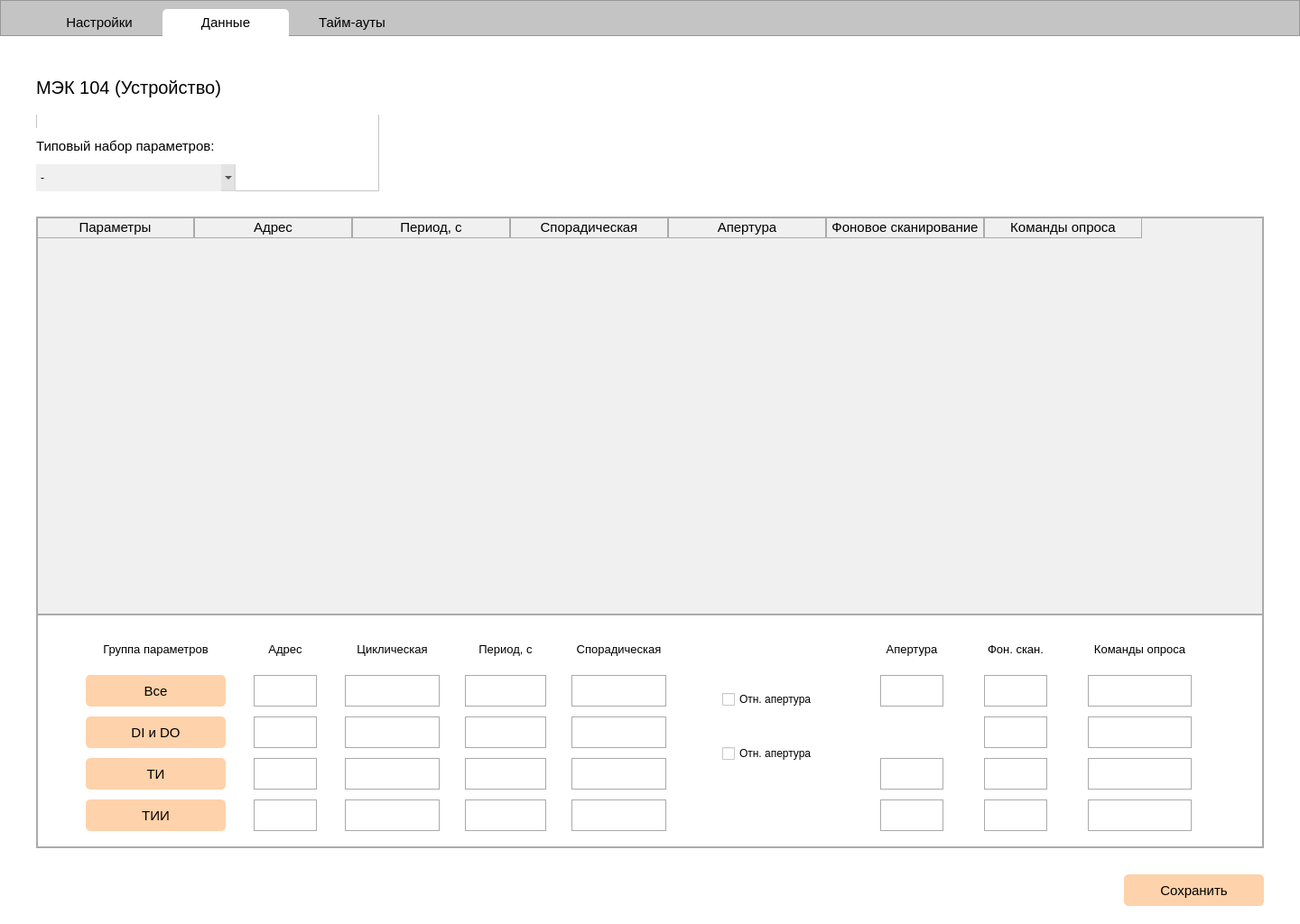
<?xml version="1.0" encoding="UTF-8"?>
<ui version="4.0">
 <class>Form</class>
 <widget class="QWidget" name="Form">
  <property name="geometry">
   <rect>
    <x>0</x>
    <y>0</y>
    <width>1440</width>
    <height>1024</height>
   </rect>
  </property>
  <property name="font">
   <font>
    <pointsize>8</pointsize>
   </font>
  </property>
  <property name="windowTitle">
   <string>Telemechanics</string>
  </property>
  <property name="styleSheet">
   <string notr="true">QWidget {
	background-color: white;
}</string>
  </property>
  <widget class="QFrame" name="frame_8">
   <property name="geometry">
    <rect>
     <x>0</x>
     <y>0</y>
     <width>1440</width>
     <height>40</height>
    </rect>
   </property>
   <property name="styleSheet">
    <string notr="true">QFrame { background-color: #c4c4c4; }</string>
   </property>
   <property name="frameShape">
    <enum>QFrame::StyledPanel</enum>
   </property>
   <property name="frameShadow">
    <enum>QFrame::Raised</enum>
   </property>
   <widget class="QPushButton" name="pushButton">
    <property name="geometry">
     <rect>
      <x>40</x>
      <y>10</y>
      <width>140</width>
      <height>30</height>
     </rect>
    </property>
    <property name="font">
     <font>
      <pointsize>11</pointsize>
     </font>
    </property>
    <property name="styleSheet">
     <string notr="true">QPushButton { border: none; border-top-left-radius: 5px; border-top-right-radius: 5px; background-color: transparent; }</string>
    </property>
    <property name="text">
     <string>Настройки</string>
    </property>
   </widget>
   <widget class="QPushButton" name="pushButton_2">
    <property name="geometry">
     <rect>
      <x>180</x>
      <y>10</y>
      <width>140</width>
      <height>30</height>
     </rect>
    </property>
    <property name="font">
     <font>
      <pointsize>11</pointsize>
     </font>
    </property>
    <property name="styleSheet">
     <string notr="true">QPushButton { border: none; border-top-left-radius: 5px; border-top-right-radius: 5px; }</string>
    </property>
    <property name="text">
     <string>Данные</string>
    </property>
   </widget>
   <widget class="QPushButton" name="pushButton_8">
    <property name="geometry">
     <rect>
      <x>320</x>
      <y>10</y>
      <width>140</width>
      <height>30</height>
     </rect>
    </property>
    <property name="font">
     <font>
      <pointsize>11</pointsize>
     </font>
    </property>
    <property name="styleSheet">
     <string notr="true">QPushButton { background-color: transparent; border: none; border-top-left-radius: 5px; border-top-right-radius: 5px; }</string>
    </property>
    <property name="text">
     <string>Тайм-ауты</string>
    </property>
   </widget>
  </widget>
  <widget class="QFrame" name="frame_9">
   <property name="geometry">
    <rect>
     <x>40</x>
     <y>67</y>
     <width>380</width>
     <height>145</height>
    </rect>
   </property>
   <property name="frameShape">
    <enum>QFrame::StyledPanel</enum>
   </property>
   <property name="frameShadow">
    <enum>QFrame::Raised</enum>
   </property>
   <widget class="QLabel" name="label_8">
    <property name="geometry">
     <rect>
      <x>0</x>
      <y>0</y>
      <width>380</width>
      <height>60</height>
     </rect>
    </property>
    <property name="font">
     <font>
      <pointsize>15</pointsize>
     </font>
    </property>
    <property name="text">
     <string>МЭК 104 (Устройство)</string>
    </property>
   </widget>
   <widget class="QFrame" name="frame_16">
    <property name="geometry">
     <rect>
      <x>0</x>
      <y>75</y>
      <width>221</width>
      <height>70</height>
     </rect>
    </property>
    <property name="styleSheet">
     <string notr="true">QFrame { border: none; }</string>
    </property>
    <property name="frameShape">
     <enum>QFrame::StyledPanel</enum>
    </property>
    <property name="frameShadow">
     <enum>QFrame::Raised</enum>
    </property>
    <widget class="QLabel" name="label_15">
     <property name="geometry">
      <rect>
       <x>0</x>
       <y>0</y>
       <width>221</width>
       <height>40</height>
      </rect>
     </property>
     <property name="font">
      <font>
       <pointsize>11</pointsize>
      </font>
     </property>
     <property name="text">
      <string>Типовый набор параметров:</string>
     </property>
    </widget>
    <widget class="QComboBox" name="comboBox">
     <property name="geometry">
      <rect>
       <x>0</x>
       <y>40</y>
       <width>221</width>
       <height>30</height>
      </rect>
     </property>
     <property name="styleSheet">
      <string notr="true">QComboBox { border: none; background-color: rgb(130, 130, 130, 30); }</string>
     </property>
     <item>
      <property name="text">
       <string>-</string>
      </property>
     </item>
    </widget>
   </widget>
  </widget>
  <widget class="QPushButton" name="pushButton_3">
   <property name="geometry">
    <rect>
     <x>1245</x>
     <y>969</y>
     <width>155</width>
     <height>35</height>
    </rect>
   </property>
   <property name="font">
    <font>
     <pointsize>11</pointsize>
    </font>
   </property>
   <property name="styleSheet">
    <string notr="true">QPushButton { border-radius: 5px; background-color: #FED2AA; }</string>
   </property>
   <property name="text">
    <string>Сохранить</string>
   </property>
  </widget>
  <widget class="QFrame" name="frame">
   <property name="geometry">
    <rect>
     <x>40</x>
     <y>240</y>
     <width>1360</width>
     <height>700</height>
    </rect>
   </property>
   <property name="styleSheet">
    <string notr="true">QFrame { background-color: rgba(130, 130, 130, 30); border: 2px solid #aaa; }</string>
   </property>
   <property name="frameShape">
    <enum>QFrame::StyledPanel</enum>
   </property>
   <property name="frameShadow">
    <enum>QFrame::Raised</enum>
   </property>
   <widget class="QTableWidget" name="tableWidget">
    <property name="geometry">
     <rect>
      <x>0</x>
      <y>0</y>
      <width>1225</width>
      <height>700</height>
     </rect>
    </property>
    <property name="styleSheet">
     <string notr="true">QTableWidget { border: none; }
QTableWidget QHeaderView { border: none; }
QTableWidget, QTableWidget QHeaderView:section, QTableWidget QHeaderView {
	 background-color: transparent; 
}
QHeaderView::section { border: 1px solid #aaa; }</string>
    </property>
    <property name="textElideMode">
     <enum>Qt::ElideLeft</enum>
    </property>
    <property name="verticalScrollMode">
     <enum>QAbstractItemView::ScrollPerItem</enum>
    </property>
    <property name="showGrid">
     <bool>true</bool>
    </property>
    <property name="wordWrap">
     <bool>true</bool>
    </property>
    <property name="rowCount">
     <number>16</number>
    </property>
    <attribute name="horizontalHeaderCascadingSectionResizes">
     <bool>false</bool>
    </attribute>
    <attribute name="horizontalHeaderDefaultSectionSize">
     <number>175</number>
    </attribute>
    <attribute name="horizontalHeaderHighlightSections">
     <bool>false</bool>
    </attribute>
    <attribute name="horizontalHeaderShowSortIndicator" stdset="0">
     <bool>false</bool>
    </attribute>
    <attribute name="horizontalHeaderStretchLastSection">
     <bool>false</bool>
    </attribute>
    <attribute name="verticalHeaderVisible">
     <bool>false</bool>
    </attribute>
    <row>
     <property name="text">
      <string>1</string>
     </property>
    </row>
    <row>
     <property name="text">
      <string>2</string>
     </property>
    </row>
    <row>
     <property name="text">
      <string>3</string>
     </property>
    </row>
    <row>
     <property name="text">
      <string>4</string>
     </property>
    </row>
    <row>
     <property name="text">
      <string>5</string>
     </property>
    </row>
    <row>
     <property name="text">
      <string>6</string>
     </property>
    </row>
    <row>
     <property name="text">
      <string>7</string>
     </property>
    </row>
    <row>
     <property name="text">
      <string>8</string>
     </property>
    </row>
    <row>
     <property name="text">
      <string>9</string>
     </property>
    </row>
    <row>
     <property name="text">
      <string>10</string>
     </property>
    </row>
    <row>
     <property name="text">
      <string>11</string>
     </property>
    </row>
    <row>
     <property name="text">
      <string>12</string>
     </property>
    </row>
    <row>
     <property name="text">
      <string>13</string>
     </property>
    </row>
    <row>
     <property name="text">
      <string>15</string>
     </property>
    </row>
    <row/>
    <row/>
    <column>
     <property name="text">
      <string>Параметры</string>
     </property>
     <property name="font">
      <font>
       <pointsize>11</pointsize>
      </font>
     </property>
    </column>
    <column>
     <property name="text">
      <string>Адрес</string>
     </property>
     <property name="font">
      <font>
       <pointsize>11</pointsize>
      </font>
     </property>
     <property name="background">
      <color alpha="0">
       <red>0</red>
       <green>0</green>
       <blue>0</blue>
      </color>
     </property>
    </column>
    <column>
     <property name="text">
      <string>Период, с</string>
     </property>
     <property name="font">
      <font>
       <pointsize>11</pointsize>
      </font>
     </property>
     <property name="background">
      <color alpha="0">
       <red>0</red>
       <green>0</green>
       <blue>0</blue>
      </color>
     </property>
    </column>
    <column>
     <property name="text">
      <string>Спорадическая</string>
     </property>
     <property name="font">
      <font>
       <pointsize>11</pointsize>
       <strikeout>false</strikeout>
       <kerning>false</kerning>
      </font>
     </property>
     <property name="background">
      <color alpha="0">
       <red>0</red>
       <green>0</green>
       <blue>0</blue>
      </color>
     </property>
    </column>
    <column>
     <property name="text">
      <string>Апертура</string>
     </property>
     <property name="font">
      <font>
       <pointsize>11</pointsize>
      </font>
     </property>
     <property name="background">
      <color alpha="0">
       <red>0</red>
       <green>0</green>
       <blue>0</blue>
      </color>
     </property>
    </column>
    <column>
     <property name="text">
      <string>Фоновое сканирование</string>
     </property>
     <property name="font">
      <font>
       <pointsize>11</pointsize>
       <kerning>false</kerning>
      </font>
     </property>
     <property name="background">
      <color alpha="0">
       <red>0</red>
       <green>0</green>
       <blue>0</blue>
      </color>
     </property>
    </column>
    <column>
     <property name="text">
      <string>Команды опроса</string>
     </property>
     <property name="font">
      <font>
       <pointsize>11</pointsize>
      </font>
     </property>
     <property name="background">
      <color alpha="0">
       <red>0</red>
       <green>0</green>
       <blue>0</blue>
      </color>
     </property>
    </column>
   </widget>
   <widget class="QFrame" name="frame_2">
    <property name="geometry">
     <rect>
      <x>0</x>
      <y>440</y>
      <width>1360</width>
      <height>260</height>
     </rect>
    </property>
    <property name="styleSheet">
     <string notr="true">QFrame { background-color: white; border: 2px solid #aaa; }</string>
    </property>
    <property name="frameShape">
     <enum>QFrame::StyledPanel</enum>
    </property>
    <property name="frameShadow">
     <enum>QFrame::Raised</enum>
    </property>
    <widget class="QFrame" name="frame_3">
     <property name="geometry">
      <rect>
       <x>55</x>
       <y>22</y>
       <width>155</width>
       <height>219</height>
      </rect>
     </property>
     <property name="styleSheet">
      <string notr="true">QFrame { border: none; }</string>
     </property>
     <property name="frameShape">
      <enum>QFrame::StyledPanel</enum>
     </property>
     <property name="frameShadow">
      <enum>QFrame::Raised</enum>
     </property>
     <widget class="QLabel" name="label">
      <property name="geometry">
       <rect>
        <x>0</x>
        <y>0</y>
        <width>155</width>
        <height>35</height>
       </rect>
      </property>
      <property name="font">
       <font>
        <pointsize>10</pointsize>
       </font>
      </property>
      <property name="styleSheet">
       <string notr="true">QLabel { border: none; }</string>
      </property>
      <property name="text">
       <string>Группа параметров</string>
      </property>
      <property name="alignment">
       <set>Qt::AlignCenter</set>
      </property>
     </widget>
     <widget class="QPushButton" name="pushButton_4">
      <property name="geometry">
       <rect>
        <x>0</x>
        <y>46</y>
        <width>155</width>
        <height>35</height>
       </rect>
      </property>
      <property name="font">
       <font>
        <pointsize>11</pointsize>
       </font>
      </property>
      <property name="styleSheet">
       <string notr="true">QPushButton { border-radius: 5px; background-color: #FED2AA; }</string>
      </property>
      <property name="text">
       <string>Все</string>
      </property>
     </widget>
     <widget class="QPushButton" name="pushButton_7">
      <property name="geometry">
       <rect>
        <x>0</x>
        <y>138</y>
        <width>155</width>
        <height>35</height>
       </rect>
      </property>
      <property name="font">
       <font>
        <pointsize>11</pointsize>
       </font>
      </property>
      <property name="styleSheet">
       <string notr="true">QPushButton { border-radius: 5px; background-color: #FED2AA; }</string>
      </property>
      <property name="text">
       <string>ТИ</string>
      </property>
     </widget>
     <widget class="QPushButton" name="pushButton_5">
      <property name="geometry">
       <rect>
        <x>0</x>
        <y>92</y>
        <width>155</width>
        <height>35</height>
       </rect>
      </property>
      <property name="font">
       <font>
        <pointsize>11</pointsize>
       </font>
      </property>
      <property name="styleSheet">
       <string notr="true">QPushButton { border-radius: 5px; background-color: #FED2AA; }</string>
      </property>
      <property name="text">
       <string>DI и DO</string>
      </property>
     </widget>
     <widget class="QPushButton" name="pushButton_6">
      <property name="geometry">
       <rect>
        <x>0</x>
        <y>184</y>
        <width>155</width>
        <height>35</height>
       </rect>
      </property>
      <property name="font">
       <font>
        <pointsize>11</pointsize>
       </font>
      </property>
      <property name="styleSheet">
       <string notr="true">QPushButton { border-radius: 5px; background-color: #FED2AA; }</string>
      </property>
      <property name="text">
       <string>ТИИ</string>
      </property>
     </widget>
    </widget>
    <widget class="QFrame" name="frame_4">
     <property name="geometry">
      <rect>
       <x>241</x>
       <y>22</y>
       <width>70</width>
       <height>219</height>
      </rect>
     </property>
     <property name="styleSheet">
      <string notr="true">QFrame { border: none; }</string>
     </property>
     <property name="frameShape">
      <enum>QFrame::StyledPanel</enum>
     </property>
     <property name="frameShadow">
      <enum>QFrame::Raised</enum>
     </property>
     <widget class="QLabel" name="label_2">
      <property name="geometry">
       <rect>
        <x>0</x>
        <y>0</y>
        <width>70</width>
        <height>35</height>
       </rect>
      </property>
      <property name="font">
       <font>
        <pointsize>10</pointsize>
       </font>
      </property>
      <property name="styleSheet">
       <string notr="true">QLabel { border: none; }</string>
      </property>
      <property name="text">
       <string>Адрес</string>
      </property>
      <property name="alignment">
       <set>Qt::AlignCenter</set>
      </property>
     </widget>
     <widget class="QLineEdit" name="lineEdit">
      <property name="geometry">
       <rect>
        <x>0</x>
        <y>46</y>
        <width>70</width>
        <height>35</height>
       </rect>
      </property>
      <property name="styleSheet">
       <string notr="true">QLineEdit { border: 1px solid #aaa; }</string>
      </property>
     </widget>
     <widget class="QLineEdit" name="lineEdit_2">
      <property name="geometry">
       <rect>
        <x>0</x>
        <y>92</y>
        <width>70</width>
        <height>35</height>
       </rect>
      </property>
      <property name="styleSheet">
       <string notr="true">QLineEdit { border: 1px solid #aaa; }</string>
      </property>
     </widget>
     <widget class="QLineEdit" name="lineEdit_3">
      <property name="geometry">
       <rect>
        <x>0</x>
        <y>138</y>
        <width>70</width>
        <height>35</height>
       </rect>
      </property>
      <property name="styleSheet">
       <string notr="true">QLineEdit { border: 1px solid #aaa; }</string>
      </property>
     </widget>
     <widget class="QLineEdit" name="lineEdit_4">
      <property name="geometry">
       <rect>
        <x>0</x>
        <y>184</y>
        <width>70</width>
        <height>35</height>
       </rect>
      </property>
      <property name="styleSheet">
       <string notr="true">QLineEdit { border: 1px solid #aaa; }</string>
      </property>
     </widget>
    </widget>
    <widget class="QFrame" name="frame_5">
     <property name="geometry">
      <rect>
       <x>342</x>
       <y>22</y>
       <width>105</width>
       <height>219</height>
      </rect>
     </property>
     <property name="styleSheet">
      <string notr="true">QFrame { border: none; }</string>
     </property>
     <property name="frameShape">
      <enum>QFrame::StyledPanel</enum>
     </property>
     <property name="frameShadow">
      <enum>QFrame::Raised</enum>
     </property>
     <widget class="QLabel" name="label_3">
      <property name="geometry">
       <rect>
        <x>0</x>
        <y>0</y>
        <width>105</width>
        <height>35</height>
       </rect>
      </property>
      <property name="font">
       <font>
        <pointsize>10</pointsize>
       </font>
      </property>
      <property name="styleSheet">
       <string notr="true">QLabel { border: none; }</string>
      </property>
      <property name="text">
       <string>Циклическая</string>
      </property>
      <property name="alignment">
       <set>Qt::AlignCenter</set>
      </property>
     </widget>
     <widget class="QLineEdit" name="lineEdit_5">
      <property name="geometry">
       <rect>
        <x>0</x>
        <y>46</y>
        <width>105</width>
        <height>35</height>
       </rect>
      </property>
      <property name="styleSheet">
       <string notr="true">QLineEdit { border: 1px solid #aaa; }</string>
      </property>
     </widget>
     <widget class="QLineEdit" name="lineEdit_6">
      <property name="geometry">
       <rect>
        <x>0</x>
        <y>92</y>
        <width>105</width>
        <height>35</height>
       </rect>
      </property>
      <property name="styleSheet">
       <string notr="true">QLineEdit { border: 1px solid #aaa; }</string>
      </property>
     </widget>
     <widget class="QLineEdit" name="lineEdit_7">
      <property name="geometry">
       <rect>
        <x>0</x>
        <y>138</y>
        <width>105</width>
        <height>35</height>
       </rect>
      </property>
      <property name="styleSheet">
       <string notr="true">QLineEdit { border: 1px solid #aaa; }</string>
      </property>
     </widget>
     <widget class="QLineEdit" name="lineEdit_8">
      <property name="geometry">
       <rect>
        <x>0</x>
        <y>184</y>
        <width>105</width>
        <height>35</height>
       </rect>
      </property>
      <property name="styleSheet">
       <string notr="true">QLineEdit { border: 1px solid #aaa; }</string>
      </property>
     </widget>
    </widget>
    <widget class="QFrame" name="frame_6">
     <property name="geometry">
      <rect>
       <x>475</x>
       <y>22</y>
       <width>90</width>
       <height>219</height>
      </rect>
     </property>
     <property name="styleSheet">
      <string notr="true">QFrame { border: none; }</string>
     </property>
     <property name="frameShape">
      <enum>QFrame::StyledPanel</enum>
     </property>
     <property name="frameShadow">
      <enum>QFrame::Raised</enum>
     </property>
     <widget class="QLabel" name="label_4">
      <property name="geometry">
       <rect>
        <x>0</x>
        <y>0</y>
        <width>90</width>
        <height>35</height>
       </rect>
      </property>
      <property name="font">
       <font>
        <pointsize>10</pointsize>
       </font>
      </property>
      <property name="styleSheet">
       <string notr="true">QLabel { border: none; }</string>
      </property>
      <property name="text">
       <string>Период, с</string>
      </property>
      <property name="alignment">
       <set>Qt::AlignCenter</set>
      </property>
     </widget>
     <widget class="QLineEdit" name="lineEdit_9">
      <property name="geometry">
       <rect>
        <x>0</x>
        <y>46</y>
        <width>90</width>
        <height>35</height>
       </rect>
      </property>
      <property name="styleSheet">
       <string notr="true">QLineEdit { border: 1px solid #aaa; }</string>
      </property>
     </widget>
     <widget class="QLineEdit" name="lineEdit_10">
      <property name="geometry">
       <rect>
        <x>0</x>
        <y>92</y>
        <width>90</width>
        <height>35</height>
       </rect>
      </property>
      <property name="styleSheet">
       <string notr="true">QLineEdit { border: 1px solid #aaa; }</string>
      </property>
     </widget>
     <widget class="QLineEdit" name="lineEdit_11">
      <property name="geometry">
       <rect>
        <x>0</x>
        <y>138</y>
        <width>90</width>
        <height>35</height>
       </rect>
      </property>
      <property name="styleSheet">
       <string notr="true">QLineEdit { border: 1px solid #aaa; }</string>
      </property>
     </widget>
     <widget class="QLineEdit" name="lineEdit_12">
      <property name="geometry">
       <rect>
        <x>0</x>
        <y>184</y>
        <width>90</width>
        <height>35</height>
       </rect>
      </property>
      <property name="styleSheet">
       <string notr="true">QLineEdit { border: 1px solid #aaa; }</string>
      </property>
     </widget>
    </widget>
    <widget class="QFrame" name="frame_7">
     <property name="geometry">
      <rect>
       <x>593</x>
       <y>22</y>
       <width>105</width>
       <height>219</height>
      </rect>
     </property>
     <property name="styleSheet">
      <string notr="true">QFrame { border: none; }</string>
     </property>
     <property name="frameShape">
      <enum>QFrame::StyledPanel</enum>
     </property>
     <property name="frameShadow">
      <enum>QFrame::Raised</enum>
     </property>
     <widget class="QLabel" name="label_5">
      <property name="geometry">
       <rect>
        <x>0</x>
        <y>0</y>
        <width>105</width>
        <height>35</height>
       </rect>
      </property>
      <property name="font">
       <font>
        <pointsize>10</pointsize>
       </font>
      </property>
      <property name="styleSheet">
       <string notr="true">QLabel { border: none; }</string>
      </property>
      <property name="text">
       <string>Спорадическая</string>
      </property>
      <property name="alignment">
       <set>Qt::AlignCenter</set>
      </property>
     </widget>
     <widget class="QLineEdit" name="lineEdit_13">
      <property name="geometry">
       <rect>
        <x>0</x>
        <y>46</y>
        <width>105</width>
        <height>35</height>
       </rect>
      </property>
      <property name="styleSheet">
       <string notr="true">QLineEdit { border: 1px solid #aaa; }</string>
      </property>
     </widget>
     <widget class="QLineEdit" name="lineEdit_14">
      <property name="geometry">
       <rect>
        <x>0</x>
        <y>92</y>
        <width>105</width>
        <height>35</height>
       </rect>
      </property>
      <property name="styleSheet">
       <string notr="true">QLineEdit { border: 1px solid #aaa; }</string>
      </property>
     </widget>
     <widget class="QLineEdit" name="lineEdit_15">
      <property name="geometry">
       <rect>
        <x>0</x>
        <y>138</y>
        <width>105</width>
        <height>35</height>
       </rect>
      </property>
      <property name="styleSheet">
       <string notr="true">QLineEdit { border: 1px solid #aaa; }</string>
      </property>
     </widget>
     <widget class="QLineEdit" name="lineEdit_16">
      <property name="geometry">
       <rect>
        <x>0</x>
        <y>184</y>
        <width>105</width>
        <height>35</height>
       </rect>
      </property>
      <property name="styleSheet">
       <string notr="true">QLineEdit { border: 1px solid #aaa; }</string>
      </property>
     </widget>
    </widget>
    <widget class="QCheckBox" name="checkBox">
     <property name="geometry">
      <rect>
       <x>760</x>
       <y>80</y>
       <width>110</width>
       <height>30</height>
      </rect>
     </property>
     <property name="text">
      <string>Отн. апертура</string>
     </property>
    </widget>
    <widget class="QCheckBox" name="checkBox_2">
     <property name="geometry">
      <rect>
       <x>760</x>
       <y>140</y>
       <width>110</width>
       <height>30</height>
      </rect>
     </property>
     <property name="text">
      <string>Отн. апертура</string>
     </property>
    </widget>
    <widget class="QFrame" name="frame_10">
     <property name="geometry">
      <rect>
       <x>935</x>
       <y>22</y>
       <width>70</width>
       <height>219</height>
      </rect>
     </property>
     <property name="styleSheet">
      <string notr="true">QFrame { border: none; }</string>
     </property>
     <property name="frameShape">
      <enum>QFrame::StyledPanel</enum>
     </property>
     <property name="frameShadow">
      <enum>QFrame::Raised</enum>
     </property>
     <widget class="QLabel" name="label_6">
      <property name="geometry">
       <rect>
        <x>0</x>
        <y>0</y>
        <width>70</width>
        <height>35</height>
       </rect>
      </property>
      <property name="font">
       <font>
        <pointsize>10</pointsize>
       </font>
      </property>
      <property name="styleSheet">
       <string notr="true">QLabel { border: none; }</string>
      </property>
      <property name="text">
       <string>Апертура</string>
      </property>
      <property name="alignment">
       <set>Qt::AlignCenter</set>
      </property>
     </widget>
     <widget class="QLineEdit" name="lineEdit_17">
      <property name="geometry">
       <rect>
        <x>0</x>
        <y>46</y>
        <width>70</width>
        <height>35</height>
       </rect>
      </property>
      <property name="styleSheet">
       <string notr="true">QLineEdit { border: 1px solid #aaa; }</string>
      </property>
     </widget>
     <widget class="QLineEdit" name="lineEdit_19">
      <property name="geometry">
       <rect>
        <x>0</x>
        <y>138</y>
        <width>70</width>
        <height>35</height>
       </rect>
      </property>
      <property name="styleSheet">
       <string notr="true">QLineEdit { border: 1px solid #aaa; }</string>
      </property>
     </widget>
     <widget class="QLineEdit" name="lineEdit_20">
      <property name="geometry">
       <rect>
        <x>0</x>
        <y>184</y>
        <width>70</width>
        <height>35</height>
       </rect>
      </property>
      <property name="styleSheet">
       <string notr="true">QLineEdit { border: 1px solid #aaa; }</string>
      </property>
     </widget>
    </widget>
    <widget class="QFrame" name="frame_11">
     <property name="geometry">
      <rect>
       <x>1050</x>
       <y>22</y>
       <width>70</width>
       <height>219</height>
      </rect>
     </property>
     <property name="styleSheet">
      <string notr="true">QFrame { border: none; }</string>
     </property>
     <property name="frameShape">
      <enum>QFrame::StyledPanel</enum>
     </property>
     <property name="frameShadow">
      <enum>QFrame::Raised</enum>
     </property>
     <widget class="QLabel" name="label_7">
      <property name="geometry">
       <rect>
        <x>0</x>
        <y>0</y>
        <width>70</width>
        <height>35</height>
       </rect>
      </property>
      <property name="font">
       <font>
        <pointsize>10</pointsize>
       </font>
      </property>
      <property name="styleSheet">
       <string notr="true">QLabel { border: none; }</string>
      </property>
      <property name="text">
       <string>Фон. скан.</string>
      </property>
      <property name="alignment">
       <set>Qt::AlignCenter</set>
      </property>
     </widget>
     <widget class="QLineEdit" name="lineEdit_18">
      <property name="geometry">
       <rect>
        <x>0</x>
        <y>46</y>
        <width>70</width>
        <height>35</height>
       </rect>
      </property>
      <property name="styleSheet">
       <string notr="true">QLineEdit { border: 1px solid #aaa; }</string>
      </property>
     </widget>
     <widget class="QLineEdit" name="lineEdit_21">
      <property name="geometry">
       <rect>
        <x>0</x>
        <y>92</y>
        <width>70</width>
        <height>35</height>
       </rect>
      </property>
      <property name="styleSheet">
       <string notr="true">QLineEdit { border: 1px solid #aaa; }</string>
      </property>
     </widget>
     <widget class="QLineEdit" name="lineEdit_22">
      <property name="geometry">
       <rect>
        <x>0</x>
        <y>138</y>
        <width>70</width>
        <height>35</height>
       </rect>
      </property>
      <property name="styleSheet">
       <string notr="true">QLineEdit { border: 1px solid #aaa; }</string>
      </property>
     </widget>
     <widget class="QLineEdit" name="lineEdit_23">
      <property name="geometry">
       <rect>
        <x>0</x>
        <y>184</y>
        <width>70</width>
        <height>35</height>
       </rect>
      </property>
      <property name="styleSheet">
       <string notr="true">QLineEdit { border: 1px solid #aaa; }</string>
      </property>
     </widget>
    </widget>
    <widget class="QFrame" name="frame_12">
     <property name="geometry">
      <rect>
       <x>1165</x>
       <y>22</y>
       <width>115</width>
       <height>219</height>
      </rect>
     </property>
     <property name="styleSheet">
      <string notr="true">QFrame { border: none; }</string>
     </property>
     <property name="frameShape">
      <enum>QFrame::StyledPanel</enum>
     </property>
     <property name="frameShadow">
      <enum>QFrame::Raised</enum>
     </property>
     <widget class="QLabel" name="label_9">
      <property name="geometry">
       <rect>
        <x>0</x>
        <y>0</y>
        <width>115</width>
        <height>35</height>
       </rect>
      </property>
      <property name="font">
       <font>
        <pointsize>10</pointsize>
       </font>
      </property>
      <property name="styleSheet">
       <string notr="true">QLabel { border: none; }</string>
      </property>
      <property name="text">
       <string>Команды опроса</string>
      </property>
      <property name="alignment">
       <set>Qt::AlignCenter</set>
      </property>
     </widget>
     <widget class="QLineEdit" name="lineEdit_24">
      <property name="geometry">
       <rect>
        <x>0</x>
        <y>46</y>
        <width>115</width>
        <height>35</height>
       </rect>
      </property>
      <property name="styleSheet">
       <string notr="true">QLineEdit { border: 1px solid #aaa; }</string>
      </property>
     </widget>
     <widget class="QLineEdit" name="lineEdit_25">
      <property name="geometry">
       <rect>
        <x>0</x>
        <y>92</y>
        <width>115</width>
        <height>35</height>
       </rect>
      </property>
      <property name="styleSheet">
       <string notr="true">QLineEdit { border: 1px solid #aaa; }</string>
      </property>
     </widget>
     <widget class="QLineEdit" name="lineEdit_26">
      <property name="geometry">
       <rect>
        <x>0</x>
        <y>138</y>
        <width>115</width>
        <height>35</height>
       </rect>
      </property>
      <property name="styleSheet">
       <string notr="true">QLineEdit { border: 1px solid #aaa; }</string>
      </property>
     </widget>
     <widget class="QLineEdit" name="lineEdit_27">
      <property name="geometry">
       <rect>
        <x>0</x>
        <y>184</y>
        <width>115</width>
        <height>35</height>
       </rect>
      </property>
      <property name="styleSheet">
       <string notr="true">QLineEdit { border: 1px solid #aaa; }</string>
      </property>
     </widget>
    </widget>
   </widget>
  </widget>
 </widget>
 <resources/>
 <connections/>
</ui>
